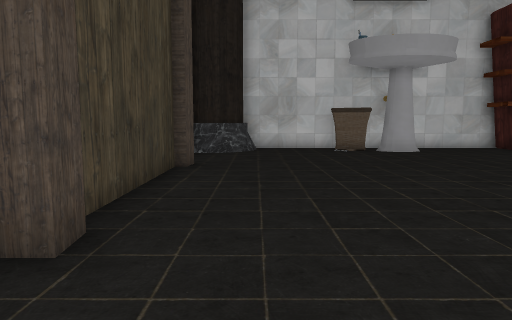
[1] (above)

14 first-person views from a walk through a level from a Godot 3-D game. The camera is 1.2 m above the floor, tilts 6° down and sees 70° across. The floor is counted in squares, 1 m on a side. Each view is taken from the middle of a square. On the plan, view 1 faces up. The plan holds only what a view shows up to about 15 squares ahead; the rest is blank. The place goes on beyond the plan. Characters and animated objects are not drawn. Some surface patterns are stand-ins.

[2]
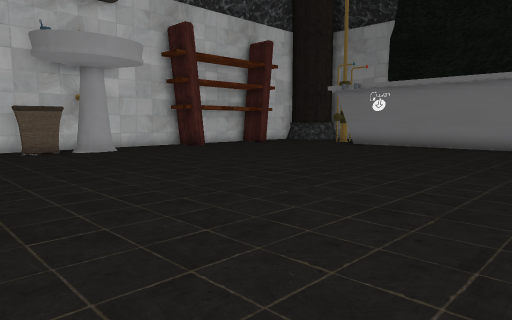

[3]
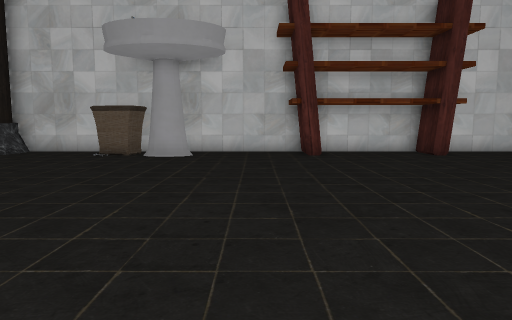

[4]
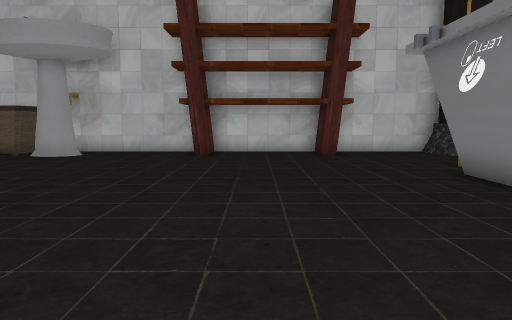

[5]
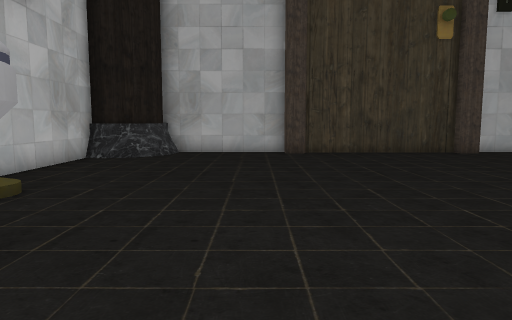

[6]
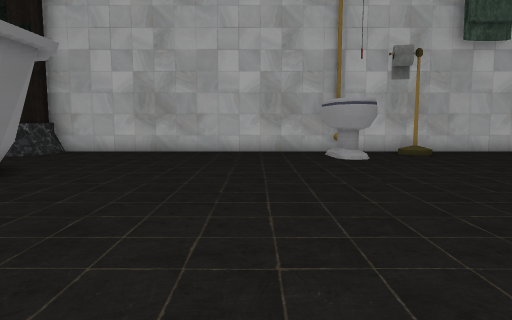

[7]
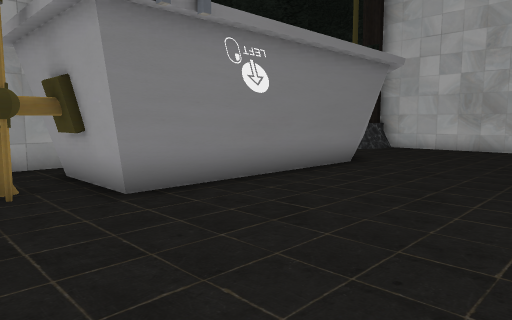

[8]
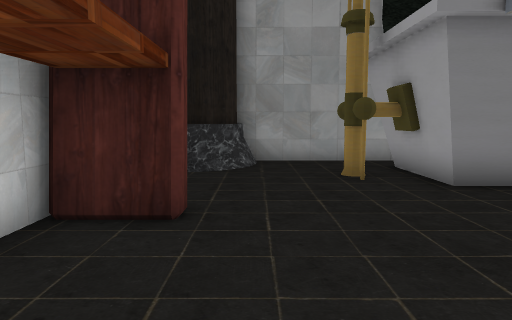

[9]
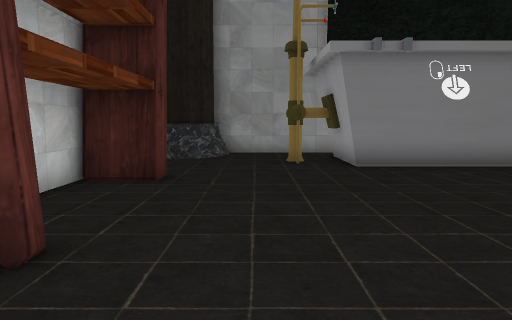

[10]
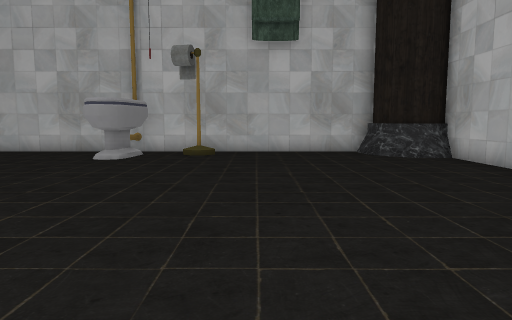

[11]
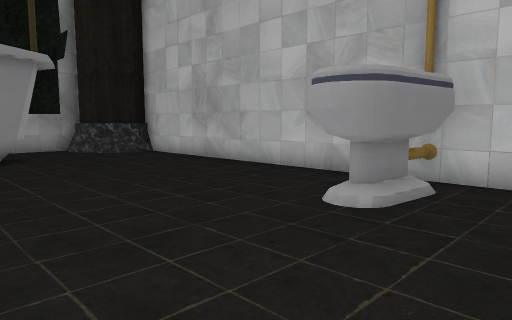

[12]
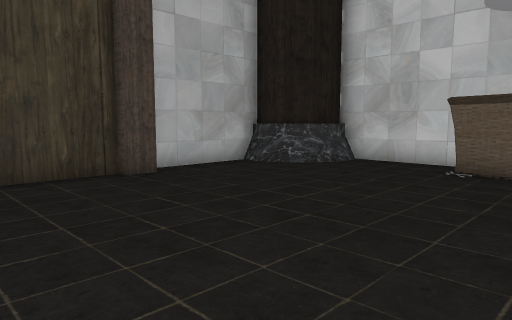

[13]
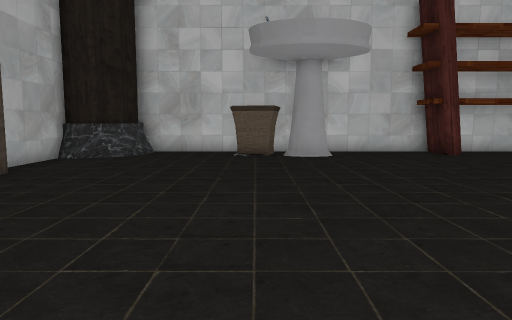

[14]
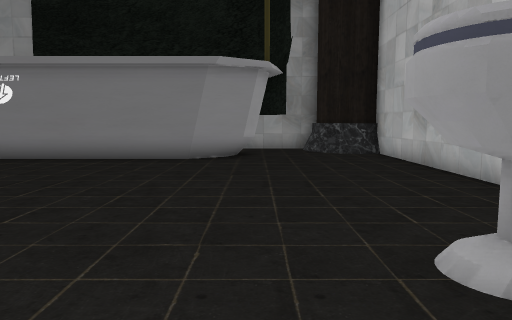

### Floor plan
Key: @ floor where view 1 was taken; # wall or solid block; . floor; / step, stairs or slope; B bin; S sink.
Columns run from 3 left of view 1 to 23 right of it. Each row starts with its distance up from view 1.
 17   ######################
 16   ##...B......#....#...#
 15 ###...BBSS....#....#...###
 14 ##......................##
 13 #.........................#
 12 #.....................##..#
 11 #.....................#...#
 10 ##...................####.#
  9  #...................#
  8  #...................#
  7  #...................#
  6  #...................#
  5  #...................#
  4  #...................#
  3 ##...................#
  2 #....................##
  1 #.....................###
  0 #..@...................##
 -1 ##.........##...........#
 -2 ###....../.##..........##
 -3   ##..... .##..........#
 -4   ######################

Positions as (right, up) in squares from view 1, and headings:
1: (0, 0), facing up
2: (0, 0), facing up-right
3: (9, 2), facing up
4: (13, 2), facing up
5: (12, 2), facing left
6: (12, 11), facing down
7: (12, 13), facing down-right
8: (11, 14), facing right
9: (8, 13), facing right
10: (4, 11), facing down
11: (6, 4), facing down-right
12: (6, 6), facing up-left
13: (4, 2), facing up
14: (6, 1), facing right
